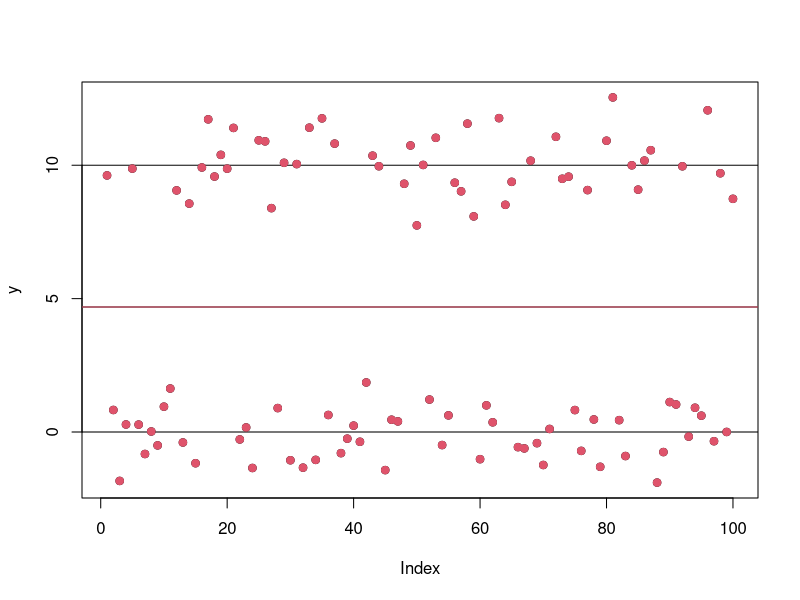

Here is the R script that generated this plot:
# What about this: http://en.wikibooks.org/wiki/Data_Mining_Algorithms_In_R/Clustering/Expectation_Maximization_(EM)#A_simple_example

# I had also written a simple example in (edit)R a year ago, unfortunately I am unable to locate it. I'll try again to find it later.

# EDIT: Here it is -

### Read file, get necessary cols 

n <- 100

mu.true <- c(0,10)

group <- sample(1:2, n, replace=TRUE)

y <- rnorm(n, mu.true[group])

plot(y) ; abline(h=mu.true)

p1 <- 0.5

mu <- c(0,0)

### Init ### 
max.count <- 10
count <- 1 

while (count <= max.count){
    
    # what is gamma? The expected value of p?
    gamma <- p1 * dnorm(y, mu[1]) / 
        ( (1 - p1) * dnorm(y, mu[2]) + p1 * dnorm(y, mu[1]) ) ; gamma
    
    # estimates given 
    mu[1] <- sum((gamma) * y) / sum(gamma) ; mu[1]

    mu[2] <- sum((1 - gamma) * y) / sum(1 - gamma) ; mu[2]
    
    p1  <- sum(gamma) / n ; p1

    if (count == 1) {
        
        prevmu <- mu
        
    }else{ 
        
        val <- sqrt(sum(prevmu - mu)^2) ; val
        
        if (val <= 1) break

    }
    
    count <- count + 1

} 

newgroup <- ifelse(gamma > 0.5, 1, 2)

points(y, col=newgroup, pch=19) ; abline(h=mu, col=1:2)
